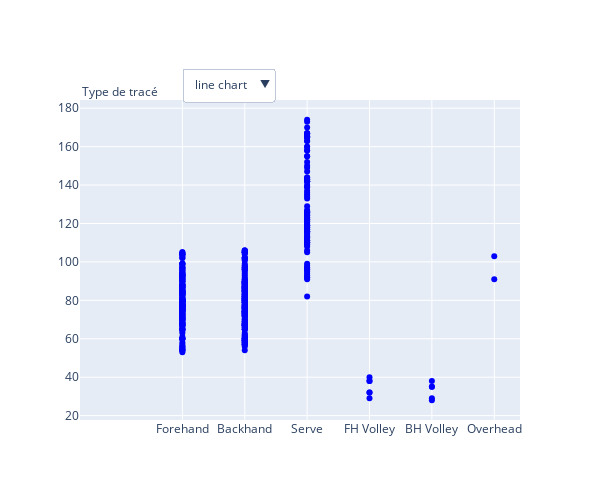

The notebook cell saved with this chart:
### Markdown cell above
# Custom Buttons
Méthodes possibles pour modifier les graphes avec plotly:

- **Restyle:** Permet de modifier les données (rendre les données visibles ou non, changer les types de graphes...)

- **Relayout:** Permet de modifier le layout (ajouter des annotations, des formes..)

- **Update:** Combinaison des 2 méthodes pcdtes

- **Animate:** Créer des animations

Pour ajouter des boutons personnalisés permettant de visualiser différents types de graphes on fixe le paramètre **updatemenus** de la méthode **update_layout** 

- **updatemenus** prend en argument une liste de dictionnaires, chacun contenant:
    - le **type** d'affichage des boutons:
        - **"dropdown"** : les boutons sont accessibles via un menu
        - **"buttons"** : les boutons sont tous affichés horizontalement ou verticalement.
    - la **direction** : déterminer la direction d'apparition des boutons soit dans le menu dropdown, soit quand ils sont affichés en colonne (left, right, up, down)

### Code cell
fig = go.Figure()
fig.add_trace(go.Scatter(
    x=dfP1.Stroke, y=dfP1.Speed,
    text=dfP1.Player, #annote les points avec cette variable
    mode="markers", #mode=line+markers
    marker=dict(color='blue')))

#Régler la taille
fig.update_layout(autosize=False, width=600, height=500)
              
#Ajouter des boutons
fig.update_layout(updatemenus = [dict( type = "dropdown", #boutons
                                      direction = "down", #direction des boutons
                                      buttons = list([
                                          dict(args= ["type","scatter"], #Type de plot 1
                                               label = "line chart",
                                               method = "restyle"
                                              ),
                                          dict(args= ["type","bar"], #Type de plot 2
                                               label = "bar chart",
                                               method = "restyle"
                                              ),
                                      ]),
                                      x=0.44,#coordonnées des boutons
                                      y=1.1
                                     )])
#une annotation peut être ajoutée n'importe où sur la figure
fig.add_annotation(text="Type de tracé"
                   , showarrow=False, x=-1, y=1.06, yref="paper")
fig.show()

### Figure 1 — Plotly figure (JSON) as saved in the notebook; plotly's stock layout.template omitted (floating-point values rounded to 4 significant figures; data arrays with more than 128 entries replaced by an {"elided": "..."} marker saying what was removed)
{"data": [{"marker": {"color": "blue"}, "mode": "markers", "text": {"elided": "459 str values"}, "type": "scatter", "x": {"elided": "459 str values"}, "y": {"elided": "459 int values"}}], "layout": {"annotations": [{"showarrow": false, "text": "Type de tracé", "x": -1, "y": 1.06, "yref": "paper"}], "autosize": false, "height": 500, "updatemenus": [{"buttons": [{"args": ["type", "scatter"], "label": "line chart", "method": "restyle"}, {"args": ["type", "bar"], "label": "bar chart", "method": "restyle"}], "direction": "down", "type": "dropdown", "x": 0.44, "y": 1.1}], "width": 600}}
